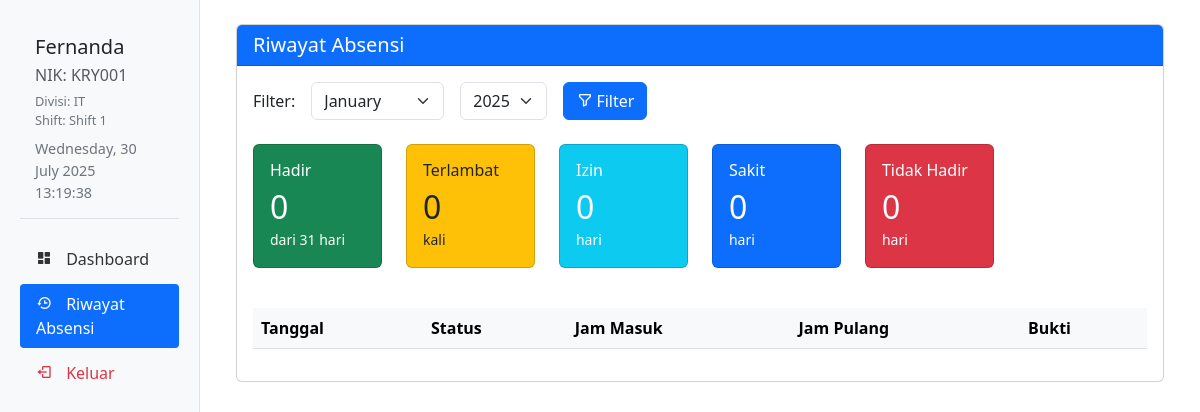
The page /ABSENSIKARYAWAN/karyawan/riwayat.php?bulan=2025-06-17 (signed in) on the database its author committed.
### tables this page shows
CREATE TABLE `users` (
  `id` int NOT NULL,
  `nik` varchar(20) NOT NULL,
  `nama` varchar(100) NOT NULL,
  `email` varchar(100) NOT NULL,
  `password` varchar(255) NOT NULL,
  `divisi_id` int DEFAULT NULL,
  `role` enum('admin','karyawan') NOT NULL,
  `jam_kerja_id` int DEFAULT NULL
);

CREATE TABLE `divisi` (
  `id` int NOT NULL,
  `nama_divisi` varchar(100) NOT NULL
);

CREATE TABLE `jam_kerja` (
  `id` int NOT NULL,
  `nama_shift` varchar(50) NOT NULL,
  `jam_masuk` time NOT NULL,
  `jam_pulang` time NOT NULL
);

### ABSENSIKARYAWAN/includes/header_karyawan.php (the view, shortened to what this page needs)
<?php
$user_id = $_SESSION['user_id'];
$query = "SELECT u.*, d.nama_divisi, j.nama_shift
          FROM users u
          LEFT JOIN divisi d ON u.divisi_id = d.id
          LEFT JOIN jam_kerja j ON u.jam_kerja_id = j.id
          WHERE u.id = $user_id";
$result = mysqli_query($conn, $query);
$user_data = mysqli_fetch_assoc($result);
?>
<!DOCTYPE html>
<html lang="en">
<head>
    <link href="https://cdn.jsdelivr.net/npm/bootstrap@5.3.0/dist/css/bootstrap.min.css" rel="stylesheet">
    <link href='https://unpkg.com/boxicons@2.1.4/css/boxicons.min.css' rel='stylesheet'>
</head>
<body>
<div class="container-fluid">
    <div class="row">
        <div class="col-md-3 col-lg-2 px-0">
            <div class="sidebar">
                <div class="user-info">
                    <h5 class="mb-1"><?= htmlspecialchars($user_data['nama']) ?></h5>
                    <p class="mb-0 text-muted">NIK: <?= htmlspecialchars($user_data['nik']) ?></p>
                    <div class="divisi-info">
                        <p class="mb-0">Divisi: <?= htmlspecialchars($user_data['nama_divisi']) ?></p>
                        <p class="mb-0">Shift: <?= htmlspecialchars($user_data['nama_shift']) ?></p>
                    </div>
                    <small class="current-time d-block mt-2">
                        <?= date('l, d F Y') ?><br>
                        <span id="current-time"></span>
                    </small>
                </div>
                <nav class="nav flex-column">
                    <a class="nav-link <?= str_contains($_SERVER['PHP_SELF'], 'dashboard.php') ? 'active' : '' ?>"
                       href="dashboard.php">
                        <i class='bx bxs-dashboard'></i> Dashboard
                    </a>
                    <a class="nav-link <?= str_contains($_SERVER['PHP_SELF'], 'riwayat.php') ? 'active' : '' ?>"
                       href="riwayat.php">
                        <i class='bx bx-history'></i> Riwayat Absensi
                    </a>
                    <a class="nav-link text-danger" href="../logout.php"
                       onclick="return confirm('Apakah Anda yakin ingin keluar?')">
                        <i class='bx bx-log-out'></i> Keluar
                    </a>
                </nav>
            </div>
        </div>
        <main class="col-md-9 col-lg-10 ms-sm-auto px-md-4">

### ABSENSIKARYAWAN/includes/header_karyawan.php (style rules this page uses)
.sidebar { min-height: 100vh; background: #f8f9fa; padding: 20px; border-right: 1px solid #dee2e6; }
.sidebar .nav-link { color: #333; padding: 8px 16px; margin-bottom: 5px; border-radius: 4px; }
.sidebar .nav-link.active { background: #0d6efd; color: white; }
.sidebar .nav-link i { margin-right: 10px; }
.user-info { padding: 15px; margin-bottom: 20px; border-bottom: 1px solid #dee2e6; }
.current-time { font-size: 0.9rem; color: #6c757d; }
.divisi-info { font-size: 0.8rem; color: #6c757d; margin-top: 5px; }

### rows shown on the page
users: nama "Fernanda", nik "KRY001", divisi.nama_divisi "IT", jam_kerja.nama_shift "Shift 1"

### other values the page prints
$total_hadir "0"
$total_hari "31"
$total_terlambat "0"
$total_izin "0"
$total_sakit "0"
$total_tidak_hadir "0"
form field bulan "January"
form field tahun "2025"
